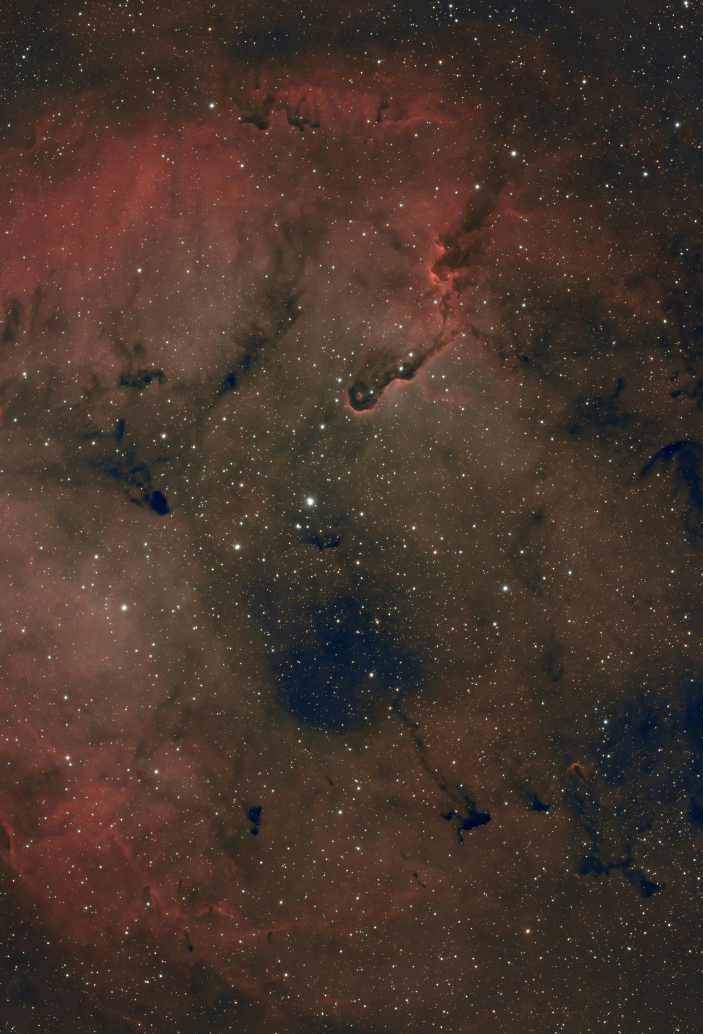
#> input picture imagen_prueba.jpg, 4216 x 6204 px (shown at 1/6 size)
$ python -i image_processor.py   (imports and definitions only)
#> lines starting #> are read from the running program, lines starting #| are printed output that depends on the picture
import io
import gc
import threading
import psutil
from concurrent.futures import ThreadPoolExecutor, ProcessPoolExecutor, as_completed
from typing import List, Tuple, Dict, Any, Iterator
from collections import deque
from functools import lru_cache
import numpy as np
try:
    from PIL import Image, ImageEnhance, ImageFilter, ImageOps, ImageDraw, ImageFont
    # Try to use Pillow-SIMD if available
    from PIL import __version__
    PILLOW_SIMD = 'post' in __version__
except ImportError:
    from PIL import Image, ImageEnhance, ImageFilter, ImageOps, ImageDraw, ImageFont
    PILLOW_SIMD = False

from config import Config

class MemoryManager:
    """Gestor de memoria para procesamiento masivo"""

    def __init__(self):
        self.peak_usage = 0
        self.current_usage = 0

    # [6 lines left out: function check_memory, not called in this run]

    def force_cleanup(self):
        """Forzar limpieza de memoria"""
        gc.collect()

class ImageCache:
    """Cache LRU para imágenes procesadas"""

    # [33 lines left out: functions __init__, get, put, get_cached_font, not called in this run]

def numpy_to_pil(arr: np.ndarray) -> Image.Image:
    """Conversión optimizada numpy -> PIL"""
    return Image.fromarray(arr.astype('uint8'))

def pil_to_numpy(img: Image.Image) -> np.ndarray:
    """Conversión optimizada PIL -> numpy"""
    return np.array(img)

# [159 lines left out: functions process_single_image_optimized, apply_numpy_transformations, apply_single_transformation_optimized, add_watermark_optimized, not called in this run]

def save_image_optimized(img: Image.Image, output_format: str) -> bytes:
    """Guardado optimizado de imagen"""
    output = io.BytesIO()

    if output_format == 'JPEG':
        if img.mode in ('RGBA', 'LA', 'P'):
            background = Image.new('RGB', img.size, (255, 255, 255))
            if img.mode == 'P':
                img = img.convert('RGBA')
            if img.mode == 'RGBA':
                background.paste(img, mask=img.split()[-1])
            else:
                background.paste(img)
            img = background
        elif img.mode == 'L':
            img = img.convert('RGB')

        img.save(output, format=output_format,
                quality=Config.DEFAULT_QUALITY,
                optimize=Config.OPTIMIZE_IMAGES,
                progressive=True)  # Progressive JPEG for better streaming

    elif output_format == 'PNG':
        if img.mode not in ('RGBA', 'LA', 'RGB', 'L'):
            img = img.convert('RGBA')
        img.save(output, format=output_format,
                optimize=Config.OPTIMIZE_IMAGES,
                compress_level=6)  # Balance between speed and compression

    else:
        img.save(output, format=output_format)

    return output.getvalue()

class ImageProcessor:
    """Procesador de imágenes ultra-optimizado para batches masivos"""

    # [101 lines left out: functions __init__, __del__, set_status, get_status, process_images_batch, _process_chunk_threaded and 1 more, not called in this run]

>>> import cv2
>>> picture = cv2.imread('imagen_prueba.jpg', cv2.IMREAD_GRAYSCALE)
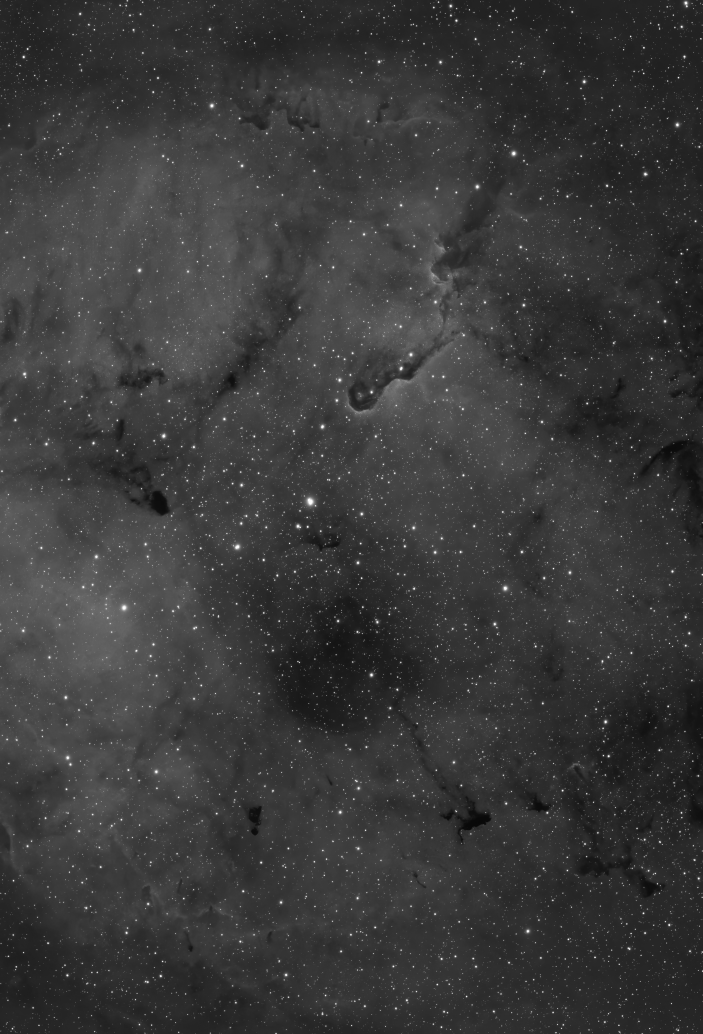
#> picture: shape (6204, 4216) (shown at 1/6 size); min 1, max 255, mean 57.3
>>> result = save_image_optimized(picture, 'out.png')
#> (the run stopped early here; a loop or call above may not have finished)
